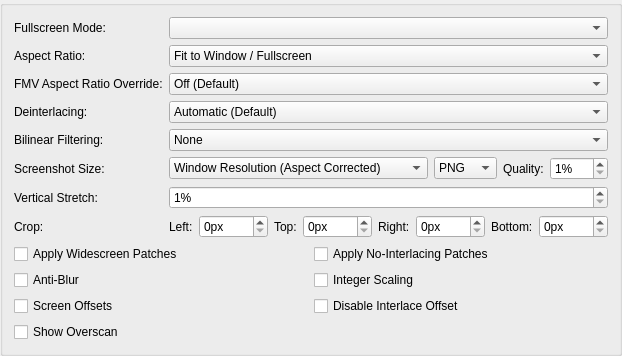
     <widget class="QGroupBox" name="gameDisplayTab">
      <attribute name="title">
       <string>Display</string>
      </attribute>
      <layout class="QFormLayout" name="formLayout_7">
       <item row="0" column="0">
        <widget class="QLabel" name="fsModeLabel">
         <property name="text">
          <string>Fullscreen Mode:</string>
         </property>
        </widget>
       </item>
       <item row="0" column="1">
        <widget class="QComboBox" name="fullscreenModes"/>
       </item>
       <item row="1" column="0">
        <widget class="QLabel" name="aspectRatioLabel">
         <property name="text">
          <string>Aspect Ratio:</string>
         </property>
        </widget>
       </item>
       <item row="1" column="1">
        <widget class="QComboBox" name="aspectRatio">
         <item>
          <property name="text">
           <string>Fit to Window / Fullscreen</string>
          </property>
         </item>
         <item>
          <property name="text">
           <string>Auto Standard (4:3 Interlaced / 3:2 Progressive)</string>
          </property>
         </item>
         <item>
          <property name="text">
           <string>Standard (4:3)</string>
          </property>
         </item>
         <item>
          <property name="text">
           <string>Widescreen (16:9)</string>
          </property>
         </item>
         <item>
          <property name="text">
           <string>Native (10:7)</string>
          </property>
         </item>
        </widget>
       </item>
       <item row="2" column="0">
        <widget class="QLabel" name="fmvAspectRatioLabel">
         <property name="text">
          <string>FMV Aspect Ratio Override:</string>
         </property>
        </widget>
       </item>
       <item row="2" column="1">
        <widget class="QComboBox" name="fmvAspectRatio">
         <item>
          <property name="text">
           <string>Off (Default)</string>
          </property>
         </item>
         <item>
          <property name="text">
           <string>Auto Standard (4:3 Interlaced / 3:2 Progressive)</string>
          </property>
         </item>
         <item>
          <property name="text">
           <string>Standard (4:3)</string>
          </property>
         </item>
         <item>
          <property name="text">
           <string>Widescreen (16:9)</string>
          </property>
         </item>
         <item>
          <property name="text">
           <string>Native (10:7)</string>
          </property>
         </item>
        </widget>
       </item>
       <item row="3" column="0">
        <widget class="QLabel" name="interlacingLabel">
         <property name="text">
          <string>Deinterlacing:</string>
         </property>
        </widget>
       </item>
       <item row="3" column="1">
        <widget class="QComboBox" name="interlacing">
         <item>
          <property name="text">
           <string>Automatic (Default)</string>
          </property>
         </item>
         <item>
          <property name="text">
           <string>No Deinterlacing</string>
          </property>
         </item>
         <item>
          <property name="text">
           <string extracomment="Weave: deinterlacing method that can be translated or left as-is in English. Sawtooth: refers to the jagged effect weave deinterlacing has on motion.">Weave (Top Field First, Sawtooth)</string>
          </property>
         </item>
         <item>
          <property name="text">
           <string extracomment="Weave: deinterlacing method that can be translated or left as-is in English. Sawtooth: refers to the jagged effect weave deinterlacing has on motion.">Weave (Bottom Field First, Sawtooth)</string>
          </property>
         </item>
         <item>
          <property name="text">
           <string extracomment="Bob: deinterlacing method that refers to the way it makes video look like it's bobbing up and down.">Bob (Top Field First, Full Frames)</string>
          </property>
         </item>
         <item>
          <property name="text">
           <string extracomment="Bob: deinterlacing method that refers to the way it makes video look like it's bobbing up and down.">Bob (Bottom Field First, Full Frames)</string>
          </property>
         </item>
         <item>
          <property name="text">
           <string extracomment="Blend: deinterlacing method that blends the colors of the two frames, can be translated or left as-is in English.">Blend (Top Field First, Merge 2 Fields)</string>
          </property>
         </item>
         <item>
          <property name="text">
           <string extracomment="Blend: deinterlacing method that blends the colors of the two frames, can be translated or left as-is in English.">Blend (Bottom Field First, Merge 2 Fields)</string>
          </property>
         </item>
         <item>
          <property name="text">
           <string extracomment="Adaptive: deinterlacing method that should be translated.">Adaptive (Top Field First, Similar to Bob + Weave)</string>
          </property>
         </item>
         <item>
          <property name="text">
           <string extracomment="Adaptive: deinterlacing method that should be translated.">Adaptive (Bottom Field First, Similar to Bob + Weave)</string>
          </property>
         </item>
        </widget>
       </item>
       <item row="4" column="0">
        <widget class="QLabel" name="billinearLabel">
         <property name="text">
          <string>Bilinear Filtering:</string>
         </property>
        </widget>
       </item>
       <item row="4" column="1">
        <widget class="QComboBox" name="bilinearFiltering">
         <item>
          <property name="text">
           <string>None</string>
          </property>
         </item>
         <item>
          <property name="text">
           <string extracomment="Smooth: Refers to the texture clarity.">Bilinear (Smooth)</string>
          </property>
         </item>
         <item>
          <property name="text">
           <string extracomment="Sharp: Refers to the texture clarity.">Bilinear (Sharp)</string>
          </property>
         </item>
        </widget>
       </item>
       <item row="5" column="0">
        <widget class="QLabel" name="screenshotSizeLabel">
         <property name="text">
          <string>Screenshot Size:</string>
         </property>
        </widget>
       </item>
       <item row="5" column="1">
        <layout class="QHBoxLayout" name="screenshotLayout" stretch="1,0,0,0">
         <item>
          <widget class="QComboBox" name="screenshotSize">
           <item>
            <property name="text">
             <string>Window Resolution (Aspect Corrected)</string>
            </property>
           </item>
           <item>
            <property name="text">
             <string>Internal Resolution (Aspect Corrected)</string>
            </property>
           </item>
           <item>
            <property name="text">
             <string>Internal Resolution (No Aspect Correction)</string>
            </property>
           </item>
          </widget>
         </item>
         <item>
          <widget class="QComboBox" name="screenshotFormat">
           <item>
            <property name="text">
             <string>PNG</string>
            </property>
           </item>
           <item>
            <property name="text">
             <string>JPEG</string>
            </property>
           </item>
           <item>
            <property name="text">
             <string>WebP</string>
            </property>
           </item>
          </widget>
         </item>
         <item>
          <widget class="QLabel" name="screenshotQualityLabel">
           <property name="text">
            <string>Quality:</string>
           </property>
          </widget>
         </item>
         <item>
          <widget class="QSpinBox" name="screenshotQuality">
           <property name="suffix">
            <string>%</string>
           </property>
           <property name="minimum">
            <number>1</number>
           </property>
           <property name="maximum">
            <number>100</number>
           </property>
          </widget>
         </item>
        </layout>
       </item>
       <item row="6" column="0">
        <widget class="QLabel" name="verticalStretchLabel">
         <property name="text">
          <string>Vertical Stretch:</string>
         </property>
        </widget>
       </item>
       <item row="6" column="1">
        <widget class="QSpinBox" name="stretchY">
         <property name="suffix">
          <string extracomment="Percentage sign that shows next to a value. You might want to add a space before if your language requires it.">%</string>
         </property>
         <property name="minimum">
          <number>1</number>
         </property>
         <property name="maximum">
          <number>300</number>
         </property>
        </widget>
       </item>
       <item row="7" column="0">
        <widget class="QLabel" name="cropLabel">
         <property name="text">
          <string>Crop:</string>
         </property>
        </widget>
       </item>
       <item row="7" column="1">
        <layout class="QHBoxLayout" name="cropLayout" stretch="0,1,0,1,0,1,0,1">
         <item>
          <widget class="QLabel" name="cropLeftLabel">
           <property name="text">
            <string extracomment="Warning: short space constraints. Abbreviate if necessary.">Left:</string>
           </property>
          </widget>
         </item>
         <item>
          <widget class="QSpinBox" name="cropLeft">
           <property name="suffix">
            <string>px</string>
           </property>
           <property name="maximum">
            <number>1000</number>
           </property>
          </widget>
         </item>
         <item>
          <widget class="QLabel" name="cropTopLabel">
           <property name="text">
            <string extracomment="Warning: short space constraints. Abbreviate if necessary.">Top:</string>
           </property>
          </widget>
         </item>
         <item>
          <widget class="QSpinBox" name="cropTop">
           <property name="suffix">
            <string>px</string>
           </property>
           <property name="maximum">
            <number>1000</number>
           </property>
          </widget>
         </item>
         <item>
          <widget class="QLabel" name="cropRightLabel">
           <property name="text">
            <string extracomment="Warning: short space constraints. Abbreviate if necessary.">Right:</string>
           </property>
          </widget>
         </item>
         <item>
          <widget class="QSpinBox" name="cropRight">
           <property name="suffix">
            <string>px</string>
           </property>
           <property name="maximum">
            <number>1000</number>
           </property>
          </widget>
         </item>
         <item>
          <widget class="QLabel" name="cropBottomLabel">
           <property name="text">
            <string extracomment="Warning: short space constraints. Abbreviate if necessary.">Bottom:</string>
           </property>
          </widget>
         </item>
         <item>
          <widget class="QSpinBox" name="cropBottom">
           <property name="suffix">
            <string>px</string>
           </property>
           <property name="maximum">
            <number>1000</number>
           </property>
          </widget>
         </item>
        </layout>
       </item>
       <item row="8" column="0" colspan="2">
        <layout class="QGridLayout" name="displayGridLayout">
         <item row="1" column="1">
          <widget class="QCheckBox" name="integerScaling">
           <property name="text">
            <string>Integer Scaling</string>
           </property>
          </widget>
         </item>
         <item row="0" column="0">
          <widget class="QCheckBox" name="widescreenPatches">
           <property name="text">
            <string>Apply Widescreen Patches</string>
           </property>
          </widget>
         </item>
         <item row="0" column="1">
          <widget class="QCheckBox" name="noInterlacingPatches">
           <property name="text">
            <string>Apply No-Interlacing Patches</string>
           </property>
          </widget>
         </item>
         <item row="1" column="0">
          <widget class="QCheckBox" name="PCRTCAntiBlur">
           <property name="text">
            <string>Anti-Blur</string>
           </property>
           <property name="shortcut">
            <string>Ctrl+S</string>
           </property>
          </widget>
         </item>
         <item row="2" column="1">
          <widget class="QCheckBox" name="DisableInterlaceOffset">
           <property name="text">
            <string>Disable Interlace Offset</string>
           </property>
          </widget>
         </item>
         <item row="2" column="0">
          <widget class="QCheckBox" name="PCRTCOffsets">
           <property name="text">
            <string>Screen Offsets</string>
           </property>
          </widget>
         </item>
         <item row="3" column="0">
          <widget class="QCheckBox" name="PCRTCOverscan">
           <property name="text">
            <string>Show Overscan</string>
           </property>
          </widget>
         </item>
        </layout>
       </item>
      </layout>
     </widget>
